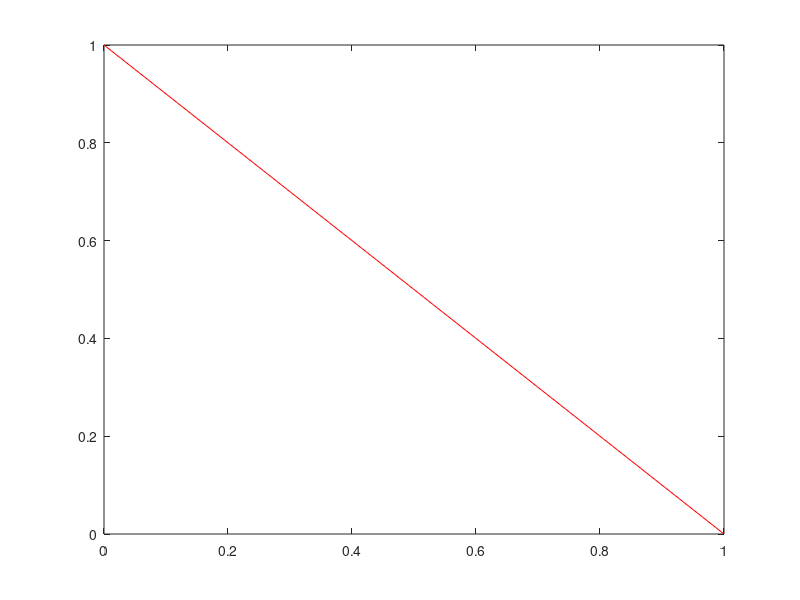

Write the MATLAB code that produced this figure.
%%Clears everything
clc
clear all
clf

%%fileID reads in the text file
fileID = fopen('part3.txt','r');

%%This specifies the format of the file that we are reading in
formatSpec = '%f %f';

%%This sets the size of the matrice to be read in
sizeA = [3 2];

%%Set matrice A
%%Reads the text file, specifies the format, and sets the size
A = fscanf(fileID, formatSpec, sizeA);

%%Plots A
%%Red color
plot(A(1,:), A(2 ,:),'r');


